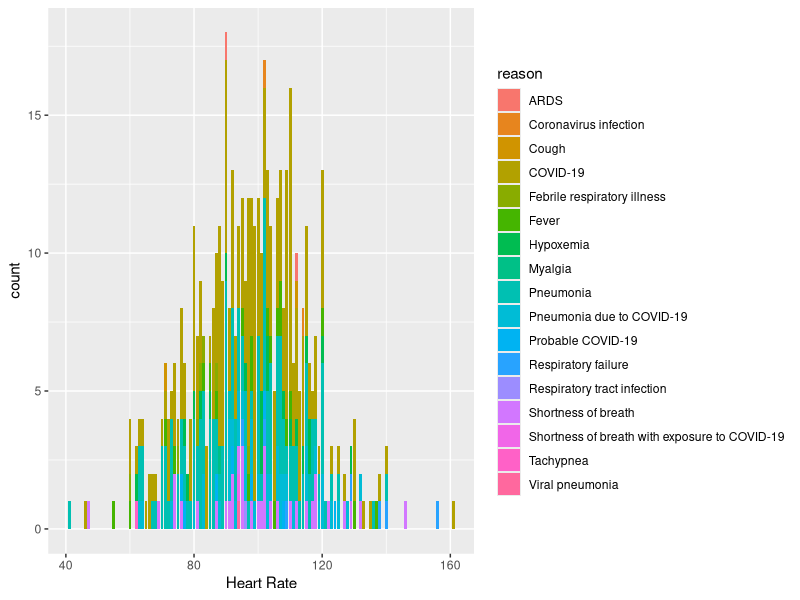

The R script that drew this image: (Note: this script raises an error after producing the figure.)
library(tidyverse)
library(lubridate)
#Above is loading in libraries

#On top bar, go to Session:
#Set Working Directory:
#To Source File Location
df<-read.csv('Canada_Hosp1_COVID_Data_At_Admission.csv',sep=",")
#Going to drop all columns we dropped eventually in
#original project
df=subset(df,select = -c(id,ethnicity,ethnicity_other,received_covid_vaccine,
                         covid_vaccine,pao2,pao2_fio2,ph,
                         high_senstivity_cardiac_troponin,esr,ferritin,
                         hs_crp,aptt_aptr,medications,comorbidities_other))
#dropped columns.

#Now to rename.
newNames<-c('reason', 'age', 'sex', 'height', 'weight',
                      'comorb',
                      'smoke_hist', 'year_quit', 'er_2_weeks',
                      'adm_disp', 'systolic_bp',
                      'diastolic_bp', 'heart_rate', 'respiratory_rate',
                      'oxygen_sat', 'temp', 'motor', 'verbal', 'eye',
                      'intubated', 'wbc', 'rbc', 'hemoglobin', 'hematocrit', 'mcv', 'mch',
                      'mchc', 'rdw', 'platelet_count', 'pt', 'alt', 'ast', 'serum_creatinine',
                      'sodium', 'potassium', 'total_serum_bilirubin', 'lactate', 'inr',
                      'd_dimer', 'crp')
colnames(df)<-newNames

#Note that many values are "", which aren't counted as NA.
df %>% group_by(smoke_hist) %>%
  count()

#Fixing using mutate and na_if.
#Goes through all columns in df, checks if its a character
#column, and if it is, maps it through na_if, which replaces
#each "" value with NA.
df<-df %>%
  mutate(across(where(is.character),~na_if(.,"")))

#To also clean out nulls in comorb
df<-df %>%
  mutate(across(where(is.character),~na_if(.,"[]")))

df %>% group_by(comorb) %>%
  count()

#Now to fix up the rest (reason, comorb, motor, verbal, eye)
#Testing some functions I may use to make clean function
grepl("helpmeout","why dont you help me out", fixed=TRUE)
grepl("hel","why odnt you help me out", fixed=TRUE)
grepl("apple", "happlessness",fixed=TRUE)

streamreason<- function(x){
  ifelse(grepl("[J80]",x,fixed=TRUE),"ARDS",
         ifelse(grepl("[J18.9]",x,fixed=TRUE),"Pneumonia",
                ifelse(grepl("[U07.1]",x,fixed=TRUE),"COVID-19",
                ifelse(grepl("[U07.2]",x,fixed=TRUE),"Probable COVID-19",
                ifelse(grepl("[B34.2]",x,fixed=TRUE),"Coronavirus infection",
                ifelse(grepl("[R05]",x,fixed=TRUE),"Cough",
                ifelse(grepl("[J98.9, R50.9]",x,fixed=TRUE),"Febrile respiratory illness",
                ifelse(grepl("[R50.9]",x,fixed=TRUE),"Fever",
                ifelse(grepl("[R09.0]",x,fixed=TRUE),"Hypoxemia",                                                   
                ifelse(grepl("[M79.19]",x,fixed=TRUE),"Myalgia",
                ifelse(grepl("[U07.1, J12.8]",x,fixed=TRUE),"Pneumonia due to COVID-19",
                ifelse(grepl("[R06.0]",x,fixed=TRUE),"Shortness of breath",
                ifelse(grepl("[R06.0, U07.2]",x,fixed=TRUE),"Shortness of breath with exposure to COVID-19",
                ifelse(grepl("[R06.8]",x,fixed=TRUE),"Tachypnea",
                ifelse(grepl("[J12.9]",x,fixed=TRUE),"Viral pneumonia",
                ifelse(grepl("[J96.99]",x,fixed=TRUE),"Respiratory failure",
                       ifelse(grepl("[J98.8]",x,fixed=TRUE),"Respiratory tract infection", x)
                                                                                             
                                     ))))))))))))))))
}

#Applying function across dataframe, will only effect reason
#but might as well apply across all

df<-df %>%
  mutate(across(where(is.character),~(streamreason(.))))


df %>% group_by(reason) %>%
  count()

#Alright, now reason is fixed.
#Now going to quickly fix motor, verbal, and eye before I fix comorb.

df$motor<-as.character(df$motor)
df$eye<-as.character(df$eye)
df$verbal<-as.character(df$verbal)

#Fixed those, now onto comorb.
#In initial project, had several different functions to get comorb to end result.
#End result only included Asthma, Chronic cardiac disease, chronic pulmonary disease, and diabetes.
#If the entry had either Hypertension or Chronic cardiac diease (not hypertension), it was counted as chronic cardiac disease.
#The functions included getting rid of special characters, alphabetizing, getting rid of the word other, getting rid of spaces, and the final condensing one.
#However, I realized that if I did things differently, I could skip right to the final step, as I would be setting the format myself and wouldn't have to worry about how many spaces, whether its alphabetized, etc..
#So, this function rolls all the comorb cleaning into one.
#Series of ifelse statements, with the truth values at the current line in comment form next to its line
#lot of special care had to be taken with commas and paratheses
#Note that the portion before the break and after the break are the same, 
#except that Asthma is now false so none of its resulting strings have asthma in them
#(and the first line is missing, of course.)
fixcomorb<-function(x){
  
ifelse(grepl("Asthma",x,fixed=TRUE),
       
ifelse(grepl("ypertension",x,fixed=TRUE),  #a t
ifelse(grepl("pulmonary",x,fixed=TRUE), #a t h t
ifelse(grepl("Diabetes",x,fixed=TRUE), #a t h t p t
  "Asthma, Chronic cardiac disease, Chronic pulmonary disease, Diabetes", #a t h t p t d t
    "Asthma, Chronic cardiac disease, Chronic pulmonary disease"), #a t h t p t d f
ifelse(grepl("Diabetes",x,fixed=TRUE), #a t h t p f
  "Asthma, Chronic cardiac disease, Diabetes", #a t h t p f d t
    "Asthma, Chronic cardiac disease")),#a t h t p f d f
ifelse(grepl("pulmonary",x,fixed=TRUE),# a t h f  
ifelse(grepl("Diabetes",x,fixed=TRUE),#a t h f p t 
  "Asthma, Chronic pulmonary disease, Diabetes",  #a t h f p t d t
    "Asthma, Chronic pulmonary disease"),  #a t h f p t d f
ifelse(grepl("Diabetes",x,fixed=TRUE), #a t h f p f 
  "Asthma, Diabetes", #a t h f p f d t
    "Asthma"))),  #a t h f p f d f

#FROM HERE ON, ASTHMA FALSE

ifelse(grepl("ypertension",x,fixed=TRUE), #a f
ifelse(grepl("pulmonary",x,fixed=TRUE),# a f h t
ifelse(grepl("Diabetes",x,fixed=TRUE), # a f h t p t
  "Chronic cardiac disease, Chronic pulmonary disease, Diabetes",#a f h t p t d t
    "Chronic cardiac disease, chronic pulmonary disease"), # a f h t p t d f
ifelse(grepl("Diabetes",x,fixed=TRUE),   #a f h t p f 
  "Chronic cardiac disease, Diabetes",  #a f h t p f d t
    "Chronic cardiac disease")), #a f h t p f d f
ifelse(grepl("pulmonary",x,fixed=TRUE),#a f h f              
ifelse(grepl("Diabetes",x,fixed=TRUE),#a f h f p t 
  "Chronic pulmonary disease, Diabetes",#a f h f p t d t
    "Chronic pulmonary disease"), #a f h f p t d f
ifelse(grepl("Diabetes",x,fixed=TRUE),# a f h f p f 
  "Diabetes",# a f h f p f d t
    NA)))) # a f h f p f d f

}
#Testing
dfex<-df
a<-sample(df$comorb,25)
a
fixcomorb(a)
#Seems to work!

df$comorb<-fixcomorb(df$comorb)

df %>% group_by(comorb) %>%
  count()
#Checked against results from original project, and is perfect!
#Very happy : )

#Only thing left to do is fix d_dimer and then graph
#Now don't know what the true values for <270 and 
#>4000 were before they were written as that. 
#Going to set those values to 269 and 4001 respectively, 
#to be conservative but not throw out the values entirely.

fixd_dimer<-function(x){
  if (typeof(x)=='str'){
    if (x=='<270')
      return('269')
    if(x=='>4000')
      return('4001') }
  else
    return(x)
}
c<-sample(df$d_dimer,25)
c
fixd_dimer(c)
fixddimer2<-function(x){
  if (typeof(x)=='str')
    return(x>'0',fixed=TRUE)
  else
    return(x) 
}
b<-sample(df$d_dimer,25)
b
fixddimer2(b)

#plotting
library(ggplot2)

ggplot(df, aes(heart_rate, fill=reason)) + geom_bar() + labs(x= "Heart Rate")
+ ggtitle("Heart rate by reason for admission") + coord_flip()


ggplot(df, aes(comorb,oxygen_sat)) +
  geom_point(stat='identity',color='darkgreen') + labs(x = "Known Illness ", y = "Oxygen Sat Lvl") +
  ggtitle("Oxygen Intake with known illness") + coord_flip()

ggplot(df, aes(x=reason, fill=comorb))+
  geom_bar(width = 1)+
  coord_polar("x")

